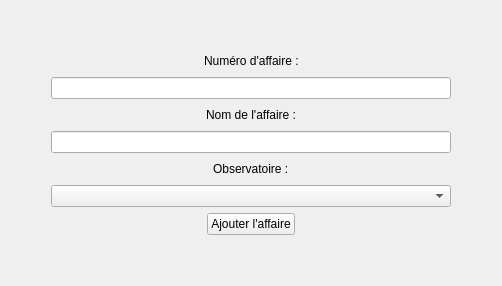
       <widget class="QWidget" name="tab_affaire">
        <property name="enabled">
         <bool>true</bool>
        </property>
        <attribute name="title">
         <string>Affaire</string>
        </attribute>
        <layout class="QGridLayout" name="gridLayout_4">
         <item row="0" column="0">
          <layout class="QVBoxLayout" name="verticalLayout_3" stretch="0,0,0,0,0,0,0,0,0">
           <item>
            <layout class="QHBoxLayout" name="horizontalLayout_13">
             <item>
              <spacer name="verticalSpacer_4">
               <property name="orientation">
                <enum>Qt::Vertical</enum>
               </property>
               <property name="sizeHint" stdset="0">
                <size>
                 <width>20</width>
                 <height>40</height>
                </size>
               </property>
              </spacer>
             </item>
            </layout>
           </item>
           <item>
            <layout class="QHBoxLayout" name="horizontalLayout_34">
             <item>
              <spacer name="horizontalSpacer_27">
               <property name="orientation">
                <enum>Qt::Horizontal</enum>
               </property>
               <property name="sizeType">
                <enum>QSizePolicy::Expanding</enum>
               </property>
               <property name="sizeHint" stdset="0">
                <size>
                 <width>75</width>
                 <height>20</height>
                </size>
               </property>
              </spacer>
             </item>
             <item>
              <widget class="QLabel" name="label_12">
               <property name="text">
                <string>Numéro d'affaire :</string>
               </property>
              </widget>
             </item>
             <item>
              <spacer name="horizontalSpacer_28">
               <property name="orientation">
                <enum>Qt::Horizontal</enum>
               </property>
               <property name="sizeType">
                <enum>QSizePolicy::Expanding</enum>
               </property>
               <property name="sizeHint" stdset="0">
                <size>
                 <width>75</width>
                 <height>20</height>
                </size>
               </property>
              </spacer>
             </item>
            </layout>
           </item>
           <item>
            <layout class="QHBoxLayout" name="horizontalLayout_33">
             <item>
              <spacer name="horizontalSpacer_29">
               <property name="orientation">
                <enum>Qt::Horizontal</enum>
               </property>
               <property name="sizeHint" stdset="0">
                <size>
                 <width>40</width>
                 <height>20</height>
                </size>
               </property>
              </spacer>
             </item>
             <item>
              <widget class="QLineEdit" name="num_affaire">
               <property name="minimumSize">
                <size>
                 <width>400</width>
                 <height>0</height>
                </size>
               </property>
              </widget>
             </item>
             <item>
              <spacer name="horizontalSpacer_30">
               <property name="orientation">
                <enum>Qt::Horizontal</enum>
               </property>
               <property name="sizeHint" stdset="0">
                <size>
                 <width>40</width>
                 <height>20</height>
                </size>
               </property>
              </spacer>
             </item>
            </layout>
           </item>
           <item>
            <layout class="QHBoxLayout" name="horizontalLayout_14">
             <item>
              <spacer name="horizontalSpacer_14">
               <property name="orientation">
                <enum>Qt::Horizontal</enum>
               </property>
               <property name="sizeType">
                <enum>QSizePolicy::Expanding</enum>
               </property>
               <property name="sizeHint" stdset="0">
                <size>
                 <width>75</width>
                 <height>20</height>
                </size>
               </property>
              </spacer>
             </item>
             <item>
              <widget class="QLabel" name="label_3">
               <property name="text">
                <string>Nom de l'affaire :</string>
               </property>
              </widget>
             </item>
             <item>
              <spacer name="horizontalSpacer_5">
               <property name="orientation">
                <enum>Qt::Horizontal</enum>
               </property>
               <property name="sizeHint" stdset="0">
                <size>
                 <width>40</width>
                 <height>20</height>
                </size>
               </property>
              </spacer>
             </item>
            </layout>
           </item>
           <item>
            <layout class="QHBoxLayout" name="horizontalLayout_11">
             <item>
              <spacer name="horizontalSpacer_13">
               <property name="orientation">
                <enum>Qt::Horizontal</enum>
               </property>
               <property name="sizeType">
                <enum>QSizePolicy::Expanding</enum>
               </property>
               <property name="sizeHint" stdset="0">
                <size>
                 <width>40</width>
                 <height>20</height>
                </size>
               </property>
              </spacer>
             </item>
             <item>
              <widget class="QLineEdit" name="nom_affaire">
               <property name="minimumSize">
                <size>
                 <width>400</width>
                 <height>0</height>
                </size>
               </property>
               <property name="text">
                <string/>
               </property>
              </widget>
             </item>
             <item>
              <spacer name="horizontalSpacer_18">
               <property name="orientation">
                <enum>Qt::Horizontal</enum>
               </property>
               <property name="sizeType">
                <enum>QSizePolicy::Expanding</enum>
               </property>
               <property name="sizeHint" stdset="0">
                <size>
                 <width>40</width>
                 <height>20</height>
                </size>
               </property>
              </spacer>
             </item>
            </layout>
           </item>
           <item>
            <layout class="QHBoxLayout" name="horizontalLayout_35">
             <item>
              <spacer name="horizontalSpacer_31">
               <property name="orientation">
                <enum>Qt::Horizontal</enum>
               </property>
               <property name="sizeHint" stdset="0">
                <size>
                 <width>40</width>
                 <height>20</height>
                </size>
               </property>
              </spacer>
             </item>
             <item>
              <widget class="QLabel" name="obs_affaire">
               <property name="text">
                <string>Observatoire :</string>
               </property>
              </widget>
             </item>
             <item>
              <spacer name="horizontalSpacer_32">
               <property name="orientation">
                <enum>Qt::Horizontal</enum>
               </property>
               <property name="sizeHint" stdset="0">
                <size>
                 <width>40</width>
                 <height>20</height>
                </size>
               </property>
              </spacer>
             </item>
            </layout>
           </item>
           <item>
            <layout class="QHBoxLayout" name="horizontalLayout_36">
             <item>
              <spacer name="horizontalSpacer_35">
               <property name="orientation">
                <enum>Qt::Horizontal</enum>
               </property>
               <property name="sizeHint" stdset="0">
                <size>
                 <width>40</width>
                 <height>20</height>
                </size>
               </property>
              </spacer>
             </item>
             <item>
              <widget class="QComboBox" name="cbxObservatoireAffaire">
               <property name="minimumSize">
                <size>
                 <width>400</width>
                 <height>0</height>
                </size>
               </property>
              </widget>
             </item>
             <item>
              <spacer name="horizontalSpacer_36">
               <property name="orientation">
                <enum>Qt::Horizontal</enum>
               </property>
               <property name="sizeHint" stdset="0">
                <size>
                 <width>40</width>
                 <height>20</height>
                </size>
               </property>
              </spacer>
             </item>
            </layout>
           </item>
           <item>
            <layout class="QHBoxLayout" name="horizontalLayout_38">
             <item>
              <spacer name="horizontalSpacer_37">
               <property name="orientation">
                <enum>Qt::Horizontal</enum>
               </property>
               <property name="sizeHint" stdset="0">
                <size>
                 <width>40</width>
                 <height>20</height>
                </size>
               </property>
              </spacer>
             </item>
             <item>
              <widget class="QPushButton" name="addAffaire">
               <property name="minimumSize">
                <size>
                 <width>0</width>
                 <height>0</height>
                </size>
               </property>
               <property name="maximumSize">
                <size>
                 <width>200</width>
                 <height>16777215</height>
                </size>
               </property>
               <property name="text">
                <string>Ajouter l'affaire</string>
               </property>
              </widget>
             </item>
             <item>
              <spacer name="horizontalSpacer_38">
               <property name="orientation">
                <enum>Qt::Horizontal</enum>
               </property>
               <property name="sizeHint" stdset="0">
                <size>
                 <width>40</width>
                 <height>20</height>
                </size>
               </property>
              </spacer>
             </item>
            </layout>
           </item>
           <item>
            <layout class="QHBoxLayout" name="horizontalLayout_12">
             <item>
              <spacer name="verticalSpacer_6">
               <property name="orientation">
                <enum>Qt::Vertical</enum>
               </property>
               <property name="sizeHint" stdset="0">
                <size>
                 <width>20</width>
                 <height>40</height>
                </size>
               </property>
              </spacer>
             </item>
            </layout>
           </item>
          </layout>
         </item>
        </layout>
       </widget>
